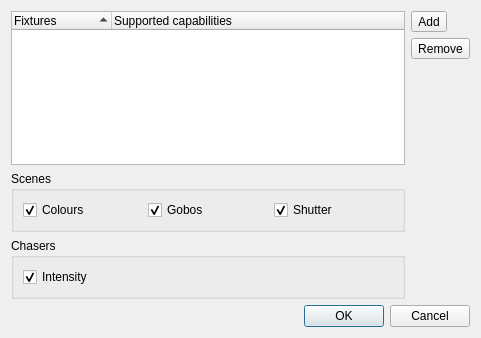
<?xml version="1.0" encoding="UTF-8"?>
<ui version="4.0">
 <class>FunctionWizard</class>
 <widget class="QDialog" name="FunctionWizard">
  <property name="geometry">
   <rect>
    <x>0</x>
    <y>0</y>
    <width>481</width>
    <height>338</height>
   </rect>
  </property>
  <property name="windowTitle">
   <string>Function Wizard</string>
  </property>
  <layout class="QGridLayout" name="gridLayout_2">
   <item row="0" column="0" rowspan="3">
    <widget class="QTreeWidget" name="m_fixtureTree">
     <property name="toolTip">
      <string>Fixtures that will be included in automatic function creation</string>
     </property>
     <property name="alternatingRowColors">
      <bool>true</bool>
     </property>
     <property name="selectionMode">
      <enum>QAbstractItemView::ExtendedSelection</enum>
     </property>
     <property name="rootIsDecorated">
      <bool>false</bool>
     </property>
     <property name="itemsExpandable">
      <bool>false</bool>
     </property>
     <property name="sortingEnabled">
      <bool>true</bool>
     </property>
     <property name="allColumnsShowFocus">
      <bool>true</bool>
     </property>
     <property name="expandsOnDoubleClick">
      <bool>false</bool>
     </property>
     <column>
      <property name="text">
       <string>Fixtures</string>
      </property>
     </column>
     <column>
      <property name="text">
       <string>Supported capabilities</string>
      </property>
     </column>
    </widget>
   </item>
   <item row="2" column="1" rowspan="3">
    <spacer name="verticalSpacer">
     <property name="orientation">
      <enum>Qt::Vertical</enum>
     </property>
     <property name="sizeHint" stdset="0">
      <size>
       <width>20</width>
       <height>237</height>
      </size>
     </property>
    </spacer>
   </item>
   <item row="3" column="0">
    <widget class="QGroupBox" name="groupBox">
     <property name="sizePolicy">
      <sizepolicy hsizetype="Preferred" vsizetype="Maximum">
       <horstretch>0</horstretch>
       <verstretch>0</verstretch>
      </sizepolicy>
     </property>
     <property name="title">
      <string>Scenes</string>
     </property>
     <layout class="QGridLayout" name="gridLayout">
      <item row="0" column="0">
       <widget class="QCheckBox" name="m_coloursCheck">
        <property name="toolTip">
         <string>Colour wheel presets</string>
        </property>
        <property name="text">
         <string>Colours</string>
        </property>
        <property name="checked">
         <bool>true</bool>
        </property>
       </widget>
      </item>
      <item row="0" column="1">
       <widget class="QCheckBox" name="m_goboCheck">
        <property name="toolTip">
         <string>Gobo wheel presets</string>
        </property>
        <property name="text">
         <string>Gobos</string>
        </property>
        <property name="checked">
         <bool>true</bool>
        </property>
       </widget>
      </item>
      <item row="0" column="2">
       <widget class="QCheckBox" name="m_shutterCheck">
        <property name="toolTip">
         <string>Strobe, open, closed...</string>
        </property>
        <property name="text">
         <string>Shutter</string>
        </property>
        <property name="checked">
         <bool>true</bool>
        </property>
       </widget>
      </item>
     </layout>
    </widget>
   </item>
   <item row="5" column="0" colspan="2">
    <widget class="QDialogButtonBox" name="m_buttonBox">
     <property name="orientation">
      <enum>Qt::Horizontal</enum>
     </property>
     <property name="standardButtons">
      <set>QDialogButtonBox::Cancel|QDialogButtonBox::Ok</set>
     </property>
    </widget>
   </item>
   <item row="0" column="1">
    <widget class="QToolButton" name="m_addButton">
     <property name="toolTip">
      <string>Select fixtures that will be included in the automatically created functions</string>
     </property>
     <property name="text">
      <string>Add</string>
     </property>
     <property name="icon">
      <iconset resource="qlcui.qrc">
       <normaloff>:/edit_add.png</normaloff>:/edit_add.png</iconset>
     </property>
     <property name="iconSize">
      <size>
       <width>26</width>
       <height>26</height>
      </size>
     </property>
    </widget>
   </item>
   <item row="1" column="1">
    <widget class="QToolButton" name="m_removeButton">
     <property name="toolTip">
      <string>Don't include selected fixtures in the created functions</string>
     </property>
     <property name="text">
      <string>Remove</string>
     </property>
     <property name="icon">
      <iconset resource="qlcui.qrc">
       <normaloff>:/edit_remove.png</normaloff>:/edit_remove.png</iconset>
     </property>
     <property name="iconSize">
      <size>
       <width>26</width>
       <height>26</height>
      </size>
     </property>
    </widget>
   </item>
   <item row="4" column="0">
    <widget class="QGroupBox" name="groupBox_2">
     <property name="title">
      <string>Chasers</string>
     </property>
     <layout class="QHBoxLayout" name="horizontalLayout">
      <item>
       <widget class="QCheckBox" name="m_intensityCheck">
        <property name="text">
         <string>Intensity</string>
        </property>
        <property name="checked">
         <bool>true</bool>
        </property>
       </widget>
      </item>
     </layout>
    </widget>
   </item>
  </layout>
 </widget>
 <resources>
  <include location="qlcui.qrc"/>
 </resources>
 <connections>
  <connection>
   <sender>m_buttonBox</sender>
   <signal>accepted()</signal>
   <receiver>FunctionWizard</receiver>
   <slot>accept()</slot>
   <hints>
    <hint type="sourcelabel">
     <x>257</x>
     <y>362</y>
    </hint>
    <hint type="destinationlabel">
     <x>157</x>
     <y>274</y>
    </hint>
   </hints>
  </connection>
  <connection>
   <sender>m_buttonBox</sender>
   <signal>rejected()</signal>
   <receiver>FunctionWizard</receiver>
   <slot>reject()</slot>
   <hints>
    <hint type="sourcelabel">
     <x>325</x>
     <y>362</y>
    </hint>
    <hint type="destinationlabel">
     <x>286</x>
     <y>274</y>
    </hint>
   </hints>
  </connection>
  <connection>
   <sender>m_addButton</sender>
   <signal>clicked()</signal>
   <receiver>FunctionWizard</receiver>
   <slot>slotAddClicked()</slot>
   <hints>
    <hint type="sourcelabel">
     <x>523</x>
     <y>23</y>
    </hint>
    <hint type="destinationlabel">
     <x>502</x>
     <y>94</y>
    </hint>
   </hints>
  </connection>
  <connection>
   <sender>m_removeButton</sender>
   <signal>clicked()</signal>
   <receiver>FunctionWizard</receiver>
   <slot>slotRemoveClicked()</slot>
   <hints>
    <hint type="sourcelabel">
     <x>522</x>
     <y>54</y>
    </hint>
    <hint type="destinationlabel">
     <x>518</x>
     <y>140</y>
    </hint>
   </hints>
  </connection>
 </connections>
 <slots>
  <slot>slotAddClicked()</slot>
  <slot>slotRemoveClicked()</slot>
 </slots>
</ui>
